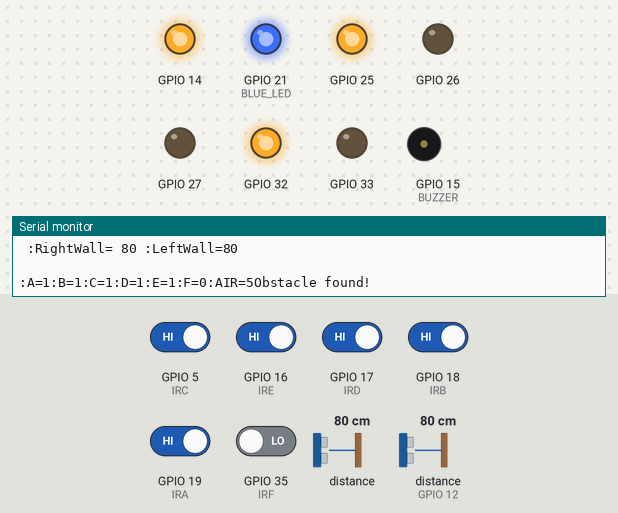
A sketch run on a simulated ESP32. Shown: output pins drawn as LEDs (lit = HIGH), buzzer (waves = sounding, pin HIGH), the last lines printed to the serial monitor. The test bench sets the inputs (shaded band); at power-on: GPIO 5 (IRC), GPIO 16 (IRE), GPIO 17 (IRD), GPIO 18 (IRB), GPIO 19 (IRA) HIGH, GPIO 35 (IRF) LOW, distance to the obstacle 80 cm, distance to the obstacle (sensor on GPIO 12) 80 cm. The echo pulse lasts 58.3 µs per cm.

Above: at 2.2 s.
2.3 s: GPIO 5 (IRC) driven LOW
9.6 s: GPIO 35 (IRF) driven HIGH
At 16.8 s:
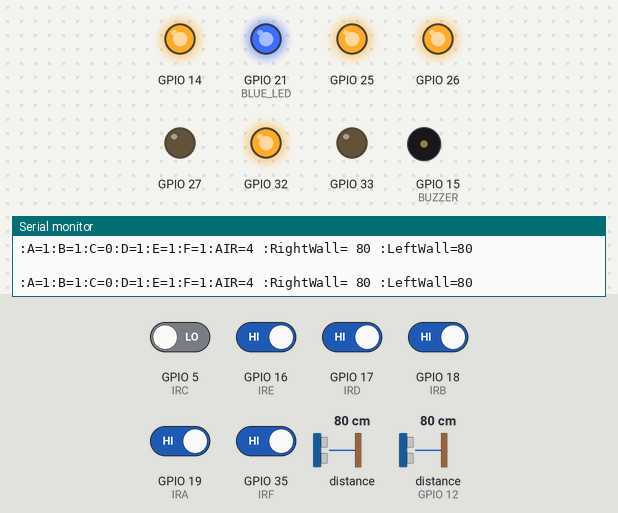
17.8 s: GPIO 17 (IRD) driven LOW
At 18.2 s:
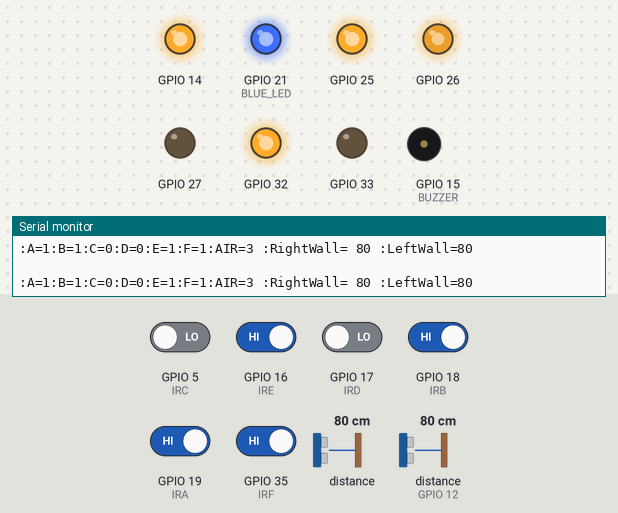
19.3 s: GPIO 16 (IRE) driven LOW
At 21.0 s:
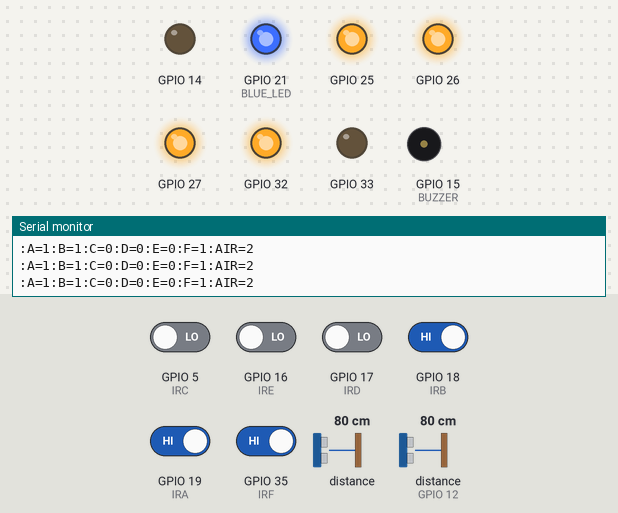
Timing chart, 0 to 22.4 s (numbered marks = the images above; inputs shaded):
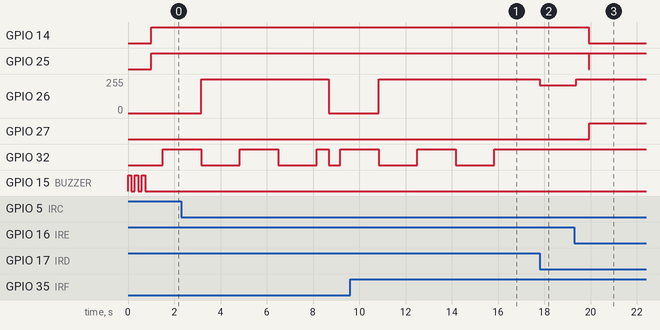

The sketch:

Scorpion_2.0.ino
```cpp
// Line follower Robot : Scorpion 2.0
// By : Md. Hasibur Rahman, KYAU

#include "Scorpion.h"
#include <HCSR04.h>
int wrt = 555; // wrt = whell rotation time. time for rotating two time in mls
int DutyCycle = 200, min_speed = 200, med_speed = 205, high_speed = 210, max_speed = 255;
int FrontWall = 20, RightWall = 100, LeftWall = 100, RoadWidth = 100, SideSpace = 20; //Declaring Sonar sensor variable
int IRA = 19, IRB = 18, IRC = 5, IRD = 17, IRE = 16, IRF = 35; //IR variable for declaring GPIO Pin
int A = 0, B = 0, C = 0, D = 0, E = 0, F = 1, AIR; //IR variable for store value
int dt = 1; // default turn (1 = right, 0   = left).

int TOUCH_PIN = 4, BLUE_LED = 21, BUZZER = 15;

HCSR04 SonarR(13, 12); //Right Sonor - initialisation class HCSR04 (trig pin , echo pin)
HCSR04 SonarL(2, 0); //Left Sonor - initialisation class HCSR04 (trig pin , echo pin)

//Using class "Motor" {methods = Forward, Backward, Stop, Speed, Status}
Motor MotorR(27, 14, 26, 0);  // Right Motor - (in1, in2, en, pwm channel)
Motor MotorL(33, 25, 32, 1);  // Left Motor - (inputpin1, inputpin2, enablepin, pwmChannel[0-18])

void setup() {
  // put your setup code here, to run once:
  Serial.begin(115200);
  pinMode(IRA, INPUT);
  pinMode(IRB, INPUT);
  pinMode(IRC, INPUT);
  pinMode(IRD, INPUT);
  pinMode(IRE, INPUT);
  pinMode(IRF, INPUT);

  pinMode(BUZZER, OUTPUT);
  pinMode(BLUE_LED, OUTPUT);
  digitalWrite(BLUE_LED, HIGH);
  Beep(3, 150);

  MotorR.Release();
  MotorL.Release();
  delay(100);
  MotorR.Forward();
  MotorL.Forward();
}

//*** Default turn
void DefaultTurn() {
  (dt == 1) ? _90dRight() : _90dLeft();
}


void loop() {
//  while (true) {
//    ReadIR();
//    delay(100);
//    //    Brake();
//    //    Beep(1, 500);
//    //    AvoidObstacle();
//  }

  ReadSonar(); // reading sonar data
  ReadIR(); // reading IR data

  (F == 1) ? FollowTrack() : AvoidObstacle();
}

//*** Straight Forward
void Straight() {
  MotorR.Speed(max_speed);
  MotorL.Speed(max_speed);
}

//*** Car speed 0 with with forward gear
void Brake() {
  MotorR.Speed(0);
  MotorL.Speed(0);
}

//*** Car stop and neutral
void Neutral() {
  MotorR.Release();
  MotorL.Release();
}

//*** Smooth Left Turn
void SmoothLeft() {
  MotorL.Speed(high_speed);
  MotorR.Speed(max_speed);
}

//*** Medium Left Turn
void MedLeft() {
  MotorL.Speed(med_speed);
  MotorR.Speed(max_speed);
}

//*** Sharp Left Turn
void SharpLeft() {
  MotorL.Speed(min_speed);
  MotorR.Speed(max_speed);
}

void HardLeft() {

  MotorL.Speed(0);
  MotorR.Speed(max_speed);
}


void HardRight() {
  MotorL.Speed(max_speed);
  MotorR.Speed(0);
}

//*** Smooth Right Turn
void SmoothRight() {
  MotorR.Speed(high_speed);
  MotorL.Speed(max_speed);
}

//*** Medium Right Turn
void MedRight() {
  MotorR.Speed(med_speed);
  MotorL.Speed(max_speed);
}

//*** Sharp Right Turn
void SharpRight() {
  MotorR.Speed(min_speed);
  MotorL.Speed(max_speed);
}

//*** 90d left turn
void _90dLeft() {
  Straight();
  delay(wrt);
  Neutral(); delay(10);
  MotorR.Forward(); MotorL.Backward();
  MotorL.Speed(max_speed); MotorR.Speed(max_speed);
  do {
    ReadIR();
  }
  while (!(AIR == 4 && C == 0));
  Neutral(); delay(10);
  MotorL.Forward(); MotorR.Forward();
}

//*** 90d Right Turn
void _90dRight() {
  Straight();
  delay(wrt);
  Neutral(); delay(10);
  MotorL.Forward(); MotorR.Backward();
  MotorL.Speed(max_speed); MotorR.Speed(max_speed);
  //MotorL.Speed(max_speed); MotorR.Speed(0);
  do {
    ReadIR();
  }
  while (!(AIR == 4 && C == 0));
  Neutral(); delay(10);
  MotorL.Forward(); MotorR.Forward();
}

//*** 180d turn on place
void _180dturn() {
  //Serial.println("Taking U turn"); delay(2000);
  Neutral(); // Both motor stop with neutral gear
  delay(68);
  MotorL.Forward(); MotorR.Backward();// Rotate on place
  MotorR.Speed(max_speed); MotorL.Speed(max_speed);
  do {
    ReadIR();
    AIR = A + B + C + D + E;
  }
  while (!(AIR == 4 && C == 0)); // finish 180d ?
  Brake(); // Both motor stop with neutral gear
  Neutral();
  delay(68);
  MotorL.Forward(); MotorR.Forward();
}

//*** Move straight forward in the walls by middle
void PassThroughWalls() {
  ReadSonar();
  RoadWidth = LeftWall + RightWall; // total side gap
  SideSpace = RoadWidth / 2 - 2; // average side gap for each side

  if (RoadWidth <= 120) { //when the sensor can count distance. Go by the middle of path
    if (LeftWall <= SideSpace) { // car is not in middle of the.
      MedRight();
    }
    else if (RightWall <= SideSpace) { // car is not in middle of the walls
      MedLeft();
    }
    else { // car is now in middle of the walls
      Straight();
    }
  }
}

//***Avoid obstacle if found
//for default turn == left
void AvoidObstacle() {
  int max_spd, min_spd;
  if (dt == 1){
    max_spd = 0;
    min_spd = 255;
  }
  else {
    max_spd = 255;
    min_spd = 0;
  }
  Brake();
  Serial.println("Obstacle found!"); delay(500);
  MotorL.Speed(min_spd); MotorR.Speed(max_spd);// Right turn
  delay(wrt * 3);
  MotorR.Speed(min_spd); MotorL.Speed(max_spd);// Left turn
  delay(wrt * 3);
  MotorR.Speed(255); MotorL.Speed(255);// Straight forward
  delay(wrt * 3);
  MotorR.Speed(min_spd); MotorL.Speed(max_spd);// Right turn
  delay(wrt * 3);
  do {
    MotorR.Speed(255); MotorL.Speed(255);// Straight
    ReadIR();
  }
  while (AIR == 5);
  //Brake();
  Serial.println("Obstacle skiped!"); delay(500);
}

int Beep(int n, int dly) {
  int i = 0;
  while (i < n) {
    digitalWrite(BUZZER, HIGH);
    delay(dly);
    digitalWrite(BUZZER, LOW);
    delay(dly);
    i++;
  }
}

//Follow track
void FollowTrack() {

  if (AIR == 4)//On track
  {
    //(A == 0) ? _90dLeft() : (B == 0) ? MedLeft() : (C == 0 ) ? Straight() : ( D == 0 ) ? MedRight() : _90dRight();
    (A == 0) ? HardLeft() : (B == 0) ? MedLeft() : (C == 0 ) ? Straight() : ( D == 0 ) ? MedRight() : HardRight();
  }
  else if (AIR == 3) //
  {
    if (B == 0) {
      //(A == 0) ? SharpLeft() : SmoothLeft();//smooth left for C = 0 and B = 0
      (C == 0) ? SmoothLeft() : SharpLeft();
    }
    else if (D == 0) {
      (C == 0) ? SmoothRight() : SharpRight();
    }

  }
  else if (AIR == 2 || AIR == 1) {
    int temp = A;
    delay(wrt / 8); ReadIR(); //go 1 cm and read the track
    (AIR == 0) ? DefaultTurn() : ((temp == 1) ? _90dRight() : _90dLeft());
  }
  else if (AIR == 0)//multiple line
  {
    DefaultTurn();
  }
  else if (AIR == 5)// White space
  {
    //Serial.println("white space!");delay(500);
    Straight(); //go 14cm forward
    delay(wrt);
    Brake(); // Speed 0 with forward gear

    ReadIR();
    //ReadSonar();

    if (AIR < 5) {
      //Serial.println("Track Found"); delay(500);
      Straight(); // if found track. It was a blank track.
    }
    else if (AIR == 5) // if no track
    {
      //Serial.println("No Track Found! Wall checking"); delay(500);
      if (LeftWall <= 50 && RightWall <= 50) // if no track & found walls
      {
        Serial.println("Wall found!"); delay(500);
        // follow walls until the track is founded
        while (AIR == 5){
          ReadIR();
          PassThroughWalls();
        }
        Serial.println("Released from wall!"); delay(500);
      }
      else if (LeftWall >= 100 && RightWall >= 100) {
        //Serial.println("No track and no wall found!"); delay(1000);
        _180dturn(); //if no track and no Side Walls. The track ends here.
      }
    }
  }
}


//*** Reading all Sonar sensor
void ReadSonar() {
  RightWall = SonarR.dist();
  LeftWall = SonarL.dist();
  Serial.print(" :RightWall= ");
  Serial.print(RightWall);
  Serial.print(" :LeftWall=");
  Serial.println(LeftWall);
}

//*** Read all IR sensor
void ReadIR() {
  A = digitalRead(IRA); // 0 = black, 1 = white
  B = digitalRead(IRB); // 0 = black, 1 = white
  C = digitalRead(IRC); // 0 = black, 1 = white
  D = digitalRead(IRD); // 0 = black, 1 = white
  E = digitalRead(IRE); // 0 = black, 1 = white
  F = digitalRead(IRF); // 1 = black, 0 = white
  AIR = A + B + C + D + E;

  Serial.println(" ");
  Serial.print(":A=");
  Serial.print(A);
  Serial.print(":B=");
  Serial.print(B);
  Serial.print(":C=");
  Serial.print(C);
  Serial.print(":D=");
  Serial.print(D);
  Serial.print(":E=");
  Serial.print(E);
  Serial.print(":F=");
  Serial.print(F);
  Serial.print(":AIR=");
  Serial.print(AIR);
}
```

Scorpion.h
```cpp
#ifndef MOTOR_H
#define MOTOR_H
#include <Arduino.h>

class Motor {
  private:
    int in1;
    int in2;
    int enable1Pin;
    int pwmChannel;
    int dutyCycle = 0;
    const int freq = 30000;
    const int resolution = 8;

  public:
    Motor(int in1, int in2, int enable1Pin, int pwm) {
      this -> in1 = in1;
      this -> in2 = in2;
      this -> enable1Pin = enable1Pin;
      this -> pwmChannel = pwm;
      init();
    };

    void init() {
      // sets the pins as outputs:
      pinMode(in1, OUTPUT);
      pinMode(in2, OUTPUT);
      pinMode(enable1Pin, OUTPUT);

      digitalWrite(in1, LOW);
      digitalWrite(in2, LOW);

      // configure LED PWM functionalitites
      ledcSetup(pwmChannel, freq, resolution);

      // attach the channel to the GPIO to be controlled
      ledcAttachPin(enable1Pin, pwmChannel);

      ledcWrite(pwmChannel, dutyCycle);
    }

    void Forward() {
      digitalWrite(in1, LOW);
      digitalWrite(in2, HIGH);
    };

    void Backward() {
      //Serial.println("Backward");
      digitalWrite(in1, HIGH);
      digitalWrite(in2, LOW);
    };

    void Release() {
      //Serial.println("Stop");
      digitalWrite(in1, LOW);
      digitalWrite(in2, LOW);
    };

    void Status() {
      Serial.println("Pin used : ");
      Serial.println(in1);
      Serial.println(in2);
      Serial.println(enable1Pin);
    }
    void Speed(int dutyCycle ) {
      ledcWrite(pwmChannel, dutyCycle );
    }
};


#endif
```

Measured:
- after the input at 9.6 s, GPIO 26: goes on until 10.8 s, then stays 255/255; GPIO 32: goes on until 15.8 s, then stays HIGH
- after the input at 17.8 s, GPIO 26: 255/255 → 209/255 at once
- after the input at 19.3 s, GPIO 14: HIGH → LOW after 0.63 s; GPIO 25: HIGH → LOW after 0.63 s, → HIGH 0.01 s later; GPIO 26: 209/255 → 255/255 after 0.08 s; GPIO 27: LOW → HIGH after 0.64 s
